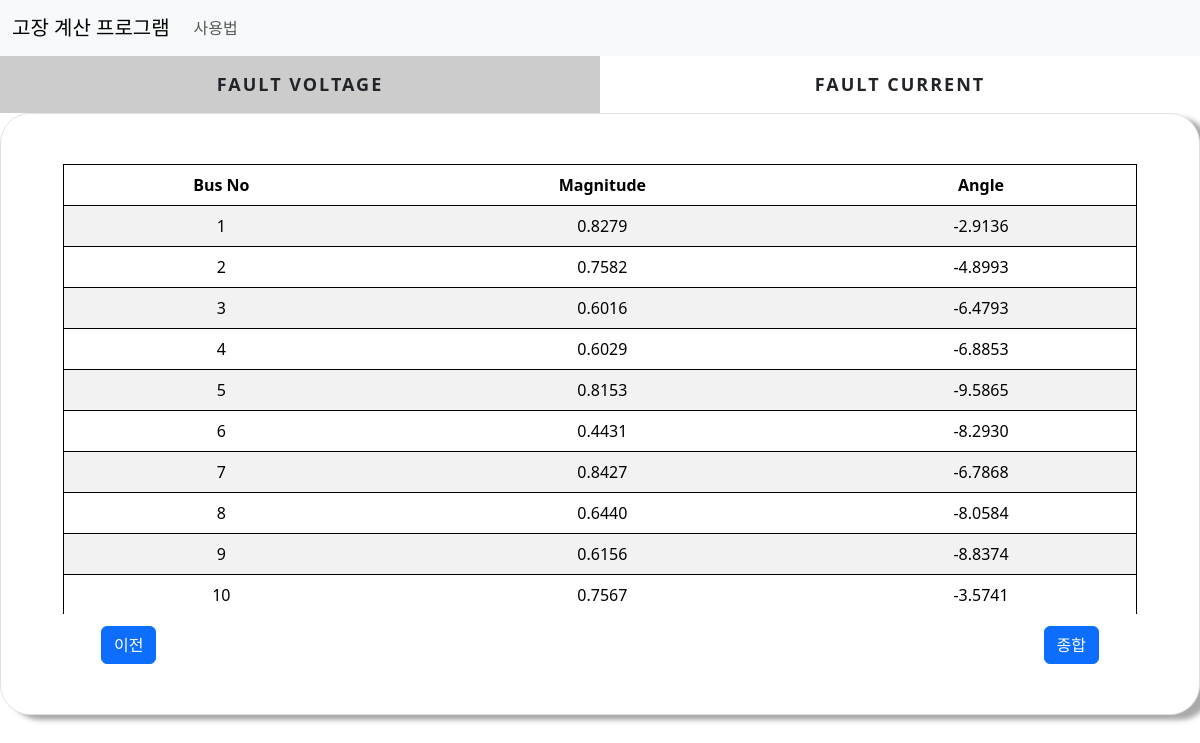
The page /phase/ on the database as committed earlier.
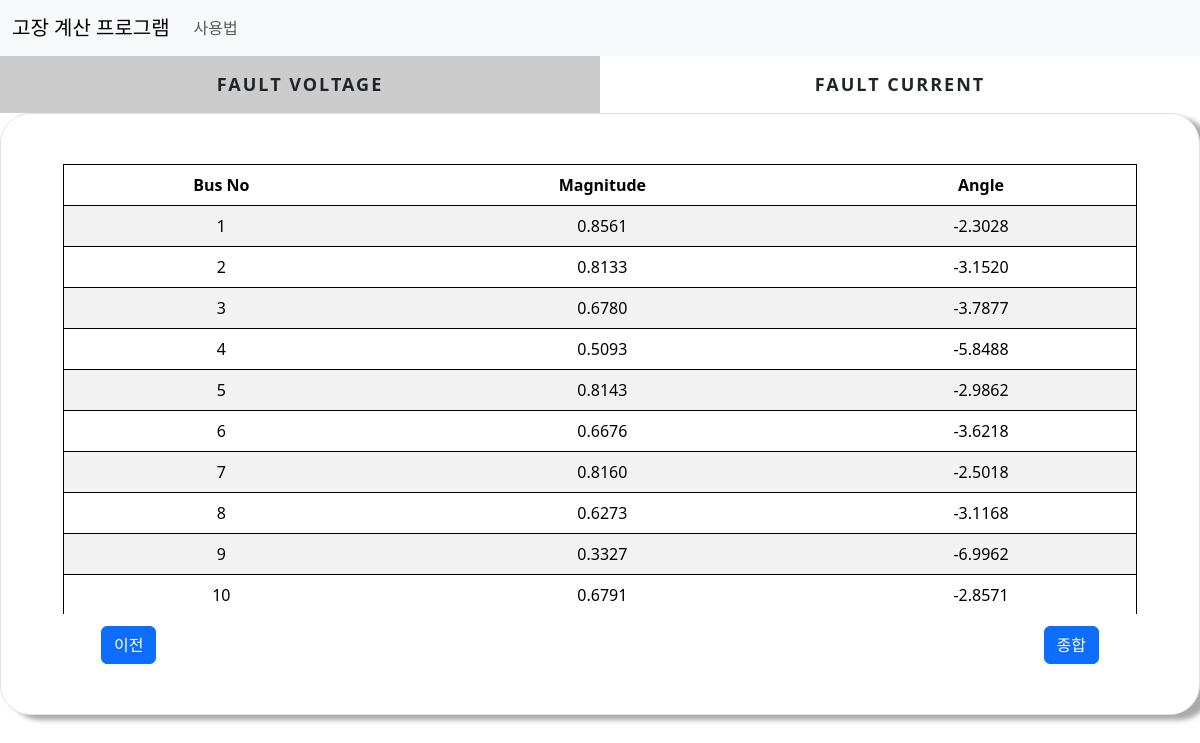
The same page on the database as committed later.
### cal/models.py (models this page shows)
class ThreeFaultV(models.Model):
    Bus_No = models.SmallIntegerField()
    Voltage_Mag = models.FloatField()
    Voltage_Deg = models.FloatField()

### cal/views.py (the view)
# urls.py: path('phase/',views.phase,name='phase'),
def phase(request):
    faultcon = FaultCondition.objects.get(to_find=True)
    threefaultv=ThreeFaultV.objects.all()
    threefaulti=ThreeFaultI.objects.all()
    otherfaultv=OtherFaultV.objects.all()
    otherfaulti=OtherFaultI.objects.all()
    context={'threefaultv':threefaultv,'threefaulti':threefaulti,'otherfaultv':otherfaultv,'otherfaulti':otherfaulti,'faultcon':faultcon}
    return render(request, 'cal/phase.html',context=context)

### cal/templates/cal/phase.html (shortened to what this page needs)
{% extends './base.html'%}
{% load static %}
{% block content %}
{% if faultcon.fault_type == 0 %}
<div class="main">
  <div class="tab zero">
    <label for="tab-1">Fault Voltage</label>
    <label for="tab-2">Fault Current</label>
  </div>
  <div class="content">
    <div class="content-dis">
      <div class="border">
        <div class="container  fault">
          <table class="table table-striped">
            <thead>
              <tr>
                <td>Bus No</td>
                <td>Magnitude</td>
                <td>Angle</td>
              </tr>
            </thead>
            <tbody>
              {% for threefaultv in threefaultv %}
              <tr>
                <td>{{threefaultv.Bus_No}}</td>
                <td>{{threefaultv.Voltage_Mag|floatformat:-4}}</td>
                <td>{{threefaultv.Voltage_Deg|floatformat:-4}}</td>
              </tr>
              {% endfor %}
            </tbody>
          </table>
        </div>
        <a class="btn btn-primary prev" href="{% url 'zbus' %}">이전</a>
        <a class="btn btn-primary next" href="{% url 'result' %}">종합</a>
      </div>
    </div>
  </div>
</div>
{% endif %}
{% endblock content %}

Rows that differ between the two databases and show on the page:
removed ThreeFaultV: Bus_No "1", Voltage_Mag "0.8279", Voltage_Deg "-2.9136"
removed ThreeFaultV: Bus_No "2", Voltage_Mag "0.7582", Voltage_Deg "-4.8993"
removed ThreeFaultV: Bus_No "3", Voltage_Mag "0.6016", Voltage_Deg "-6.4793"
removed ThreeFaultV: Bus_No "4", Voltage_Mag "0.6029", Voltage_Deg "-6.8853"
removed ThreeFaultV: Bus_No "5", Voltage_Mag "0.8153", Voltage_Deg "-9.5865"
removed ThreeFaultV: Bus_No "6", Voltage_Mag "0.4431", Voltage_Deg "-8.2930"
removed ThreeFaultV: Bus_No "7", Voltage_Mag "0.8427", Voltage_Deg "-6.7868"
removed ThreeFaultV: Bus_No "8", Voltage_Mag "0.6440", Voltage_Deg "-8.0584"
removed ThreeFaultV: Bus_No "9", Voltage_Mag "0.6156", Voltage_Deg "-8.8374"
removed ThreeFaultV: Bus_No "10", Voltage_Mag "0.7567", Voltage_Deg "-3.5741"
added ThreeFaultV: Bus_No "1", Voltage_Mag "0.8561", Voltage_Deg "-2.3028"
added ThreeFaultV: Bus_No "2", Voltage_Mag "0.8133", Voltage_Deg "-3.1520"
added ThreeFaultV: Bus_No "3", Voltage_Mag "0.6780", Voltage_Deg "-3.7877"
added ThreeFaultV: Bus_No "4", Voltage_Mag "0.5093", Voltage_Deg "-5.8488"
added ThreeFaultV: Bus_No "5", Voltage_Mag "0.8143", Voltage_Deg "-2.9862"
added ThreeFaultV: Bus_No "6", Voltage_Mag "0.6676", Voltage_Deg "-3.6218"
added ThreeFaultV: Bus_No "7", Voltage_Mag "0.8160", Voltage_Deg "-2.5018"
added ThreeFaultV: Bus_No "8", Voltage_Mag "0.6273", Voltage_Deg "-3.1168"
added ThreeFaultV: Bus_No "9", Voltage_Mag "0.3327", Voltage_Deg "-6.9962"
added ThreeFaultV: Bus_No "10", Voltage_Mag "0.6791", Voltage_Deg "-2.8571"
